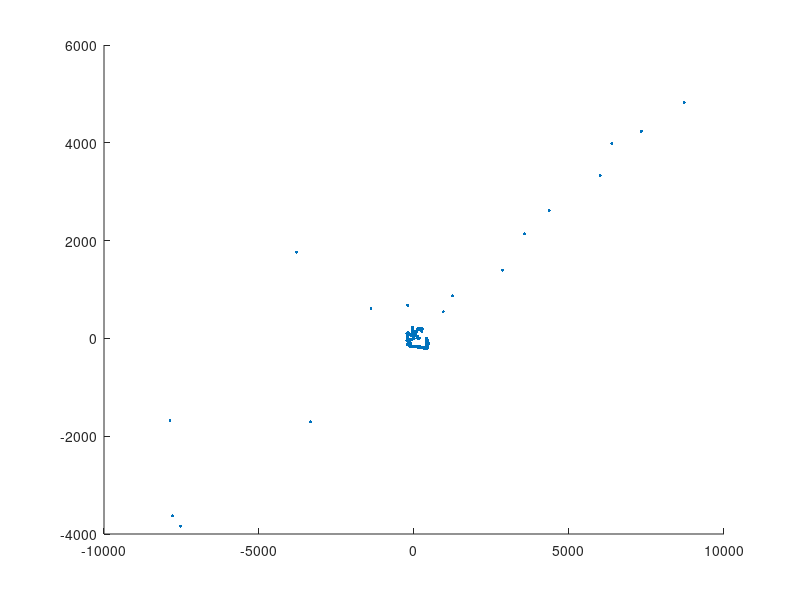

Reproduce this figure in MATLAB. (Note: this script raises an error after producing the figure.)
fid = fopen( 'test_1edited.csv', 'r' ); 
dist = textscan( fid, '%*d%*d%d%*d', 'Delimiter',',', 'Headerlines',1 );
fclose( fid ); 

fid = fopen( 'test_1edited.csv', 'r' ); 
ang = textscan( fid, '%*d%d%*d%*d', 'Delimiter',',', 'Headerlines',1 );
fclose( fid ); 

dist = cell2mat(dist);
ang = cell2mat(ang);
dist = double(dist);
ang = double(ang);

x = cos(ang*(pi/180));
x = dist.*x;
y = sin(ang*(pi/180));
y = dist.*y;

scatter(x,y,5,'filled');
ax = gca;
ax.Title.String = 'Lidar Scan of Room';
ax.XLim = [-500,500];
ax.YLim = [-500,500];
ax.XAxisLocation = 'origin';
ax.YAxisLocation = 'origin';
ax.XGrid = 'on';
ax.YGrid = 'on';
ax.Box = 'on';




